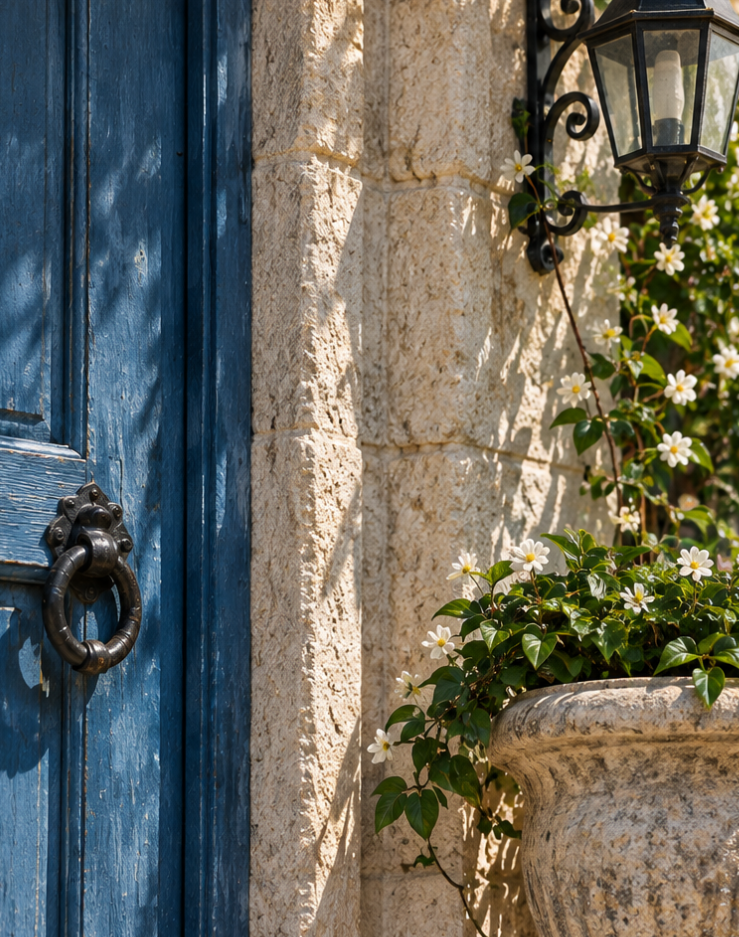
#> input picture opencv_ozellik_eslestirme/images/detay.png, 739 x 937 px
$ python kose_anahtar_nokta_tespiti.py
#> lines starting #> are read from the running program, lines starting #| are printed output that depends on the picture; after the words box and inside, x2 and y2 are one past the last pixel; in counts of white or black regions, pixels touching at a corner belong together
import cv2
import numpy as np

image = cv2.imread("images/detay.png")
#> image is the input picture: shape (937, 739, 3); mean B, G, R 91.2, 102.3, 103

# iki farklı sonucu ayrı ayrı gösterebilmek için kopyalar oluştur
corner_result = image.copy()
keypoint_result = image.copy()

# gray scale
gray = cv2.cvtColor(image, cv2.COLOR_BGR2GRAY)
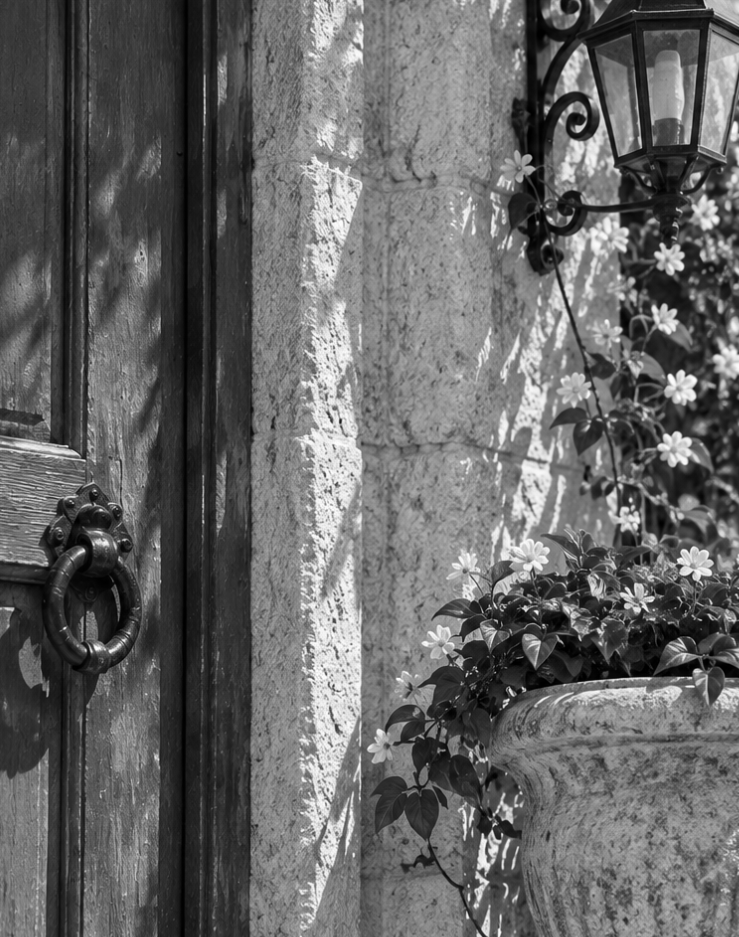
#> gray: shape (937, 739); min 0, max 255, mean 101.2

# köşe hesabı
# maxCorners: bulunabilecek maksimum köşe sayısı
# qualityLevel: en güçlü köşeye göre kabul edilecek min kalite oranı
# minDistance: bulunan iki köşe arası min piksel mesafesi
# blockSize: köşe hesabında kullanılacak komşuluk alanı
corners = cv2.goodFeaturesToTrack(gray, maxCorners=30, qualityLevel=0.1, minDistance=40, blockSize=3)
#> corners = 30 rows, first 8: [482, 833], [508, 699], [537, 614], [708, 558], [335, 622], [682, 437], [337, 482], [67, 446]

if corners is not None:
    corners = np.int32(corners)
#> corners = contour of 30 points, box (x1, y1, x2, y2) (13, 7, 736, 838), area 8125

    for corner in corners:
        x, y = corner.ravel()
        cv2.circle(corner_result, (x, y), 5, (0, 0, 255), -1)
#> this loop made 30 passes
#> (x, y) on passes 1 to 12: (482, 833), (508, 699), (537, 614), (708, 558), (335, 622), (682, 437), (337, 482), (67, 446), (681, 192), (704, 7), (340, 418), (685, 376)
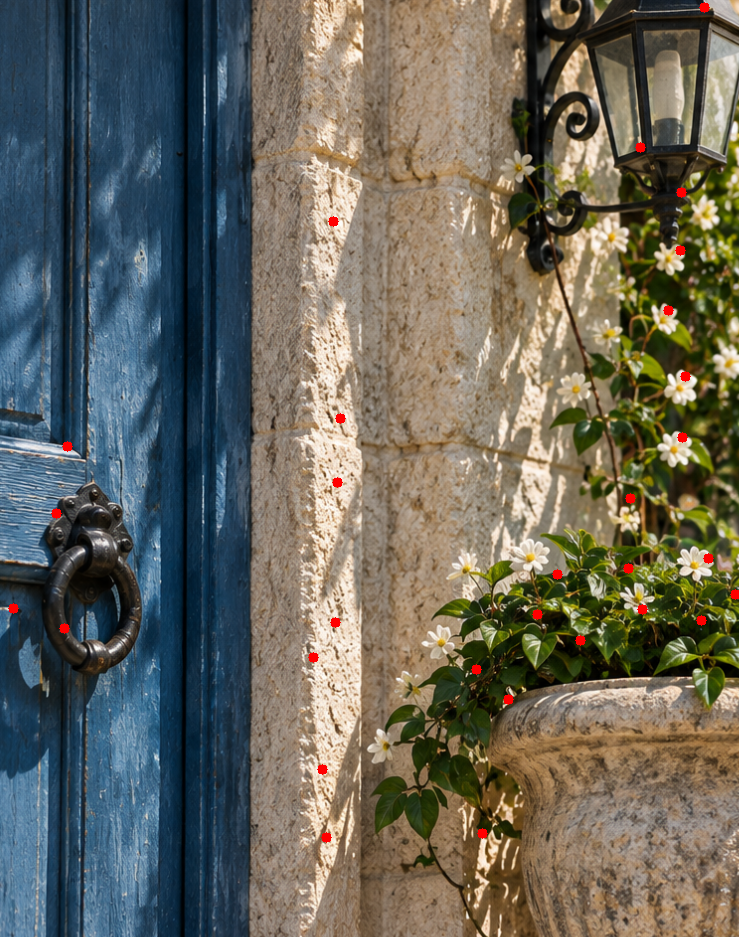
#> corner_result: shape (937, 739, 3); 0.35% of pixels changed, all inside (x1, y1, x2, y2) = (8, 2, 739, 843)

# feature detector
# threshold: FAST için merkez ve çevre pikseller arasında ki min yoğunluk
# nonmaxSupression: birbirine çok yakın zayıf noktaları bastır
fast = cv2.FastFeatureDetector_create(threshold = 95, nonmaxSuppression = True)

# fast ile anahtar noktaları tespit et
keypoints = fast.detect(gray, None)
#> keypoints = 418 keypoints; strongest (x, y, size): (525, 610, 7), (535, 611, 7), (502, 834, 7), (64, 628, 7)

# DRAW_MATCHES_FLAGS_DRAW_RICH_KEYPOINTS: anahtar noktaların konum ve ölçek bilgilerini daha belirgin yap
keypoint_result = cv2.drawKeypoints(image, keypoints, None, color = (0, 255, 0), flags=cv2.DRAW_MATCHES_FLAGS_DRAW_RICH_KEYPOINTS)
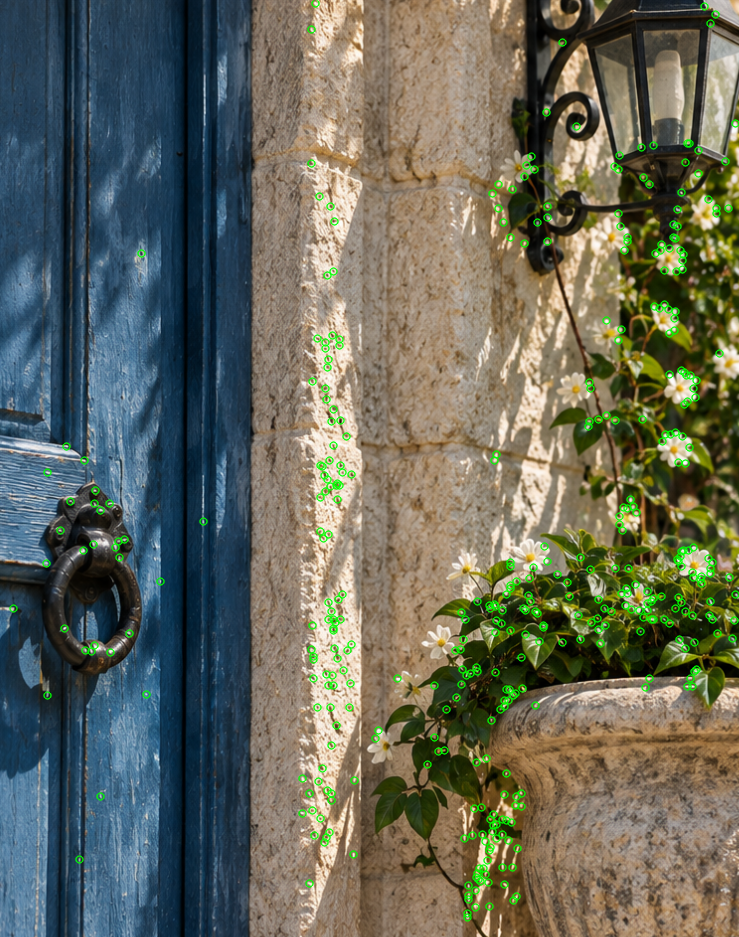
#> keypoint_result: shape (937, 739, 3); mean B, G, R 89.8, 104.3, 101

cv2.imshow("orijinal", image)
cv2.imshow("kose noktalari", corner_result)
cv2.imshow("fast anahtar noktalari", keypoint_result)

cv2.imwrite("outputs/kose_noktalari.jpg", corner_result)
cv2.imwrite("outputs/anahtar_noktalari.jpg", keypoint_result)

cv2.waitKey(0)
cv2.destroyAllWindows()

$ run again, with opencv_ozellik_eslestirme/images/referans.png copied over opencv_ozellik_eslestirme/images/detay.png
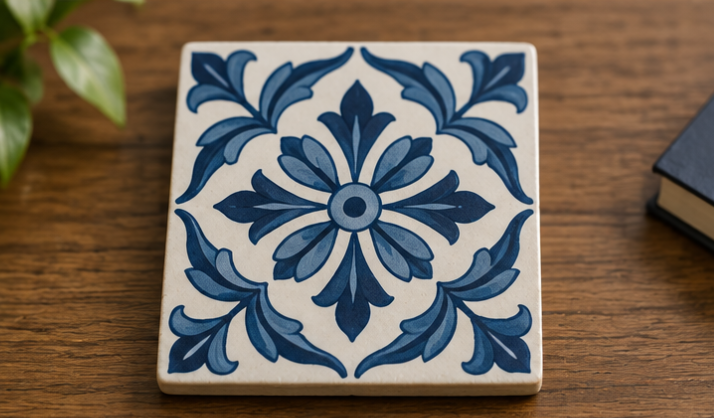
#> input picture opencv_ozellik_eslestirme/images/referans.png, 714 x 418 px
#> image is the input picture: shape (418, 714, 3); mean B, G, R 86, 99.3, 111.5
#> `corners = cv2.goodFeaturesToTrack(gray, maxCorners=30, qualityLevel=0...`: corners = 30 rows, first 8: [379, 194], [420, 356], [204, 364], [457, 308], [413, 277], [350, 233], [330, 194], [260, 170]
#> `corners = np.int32(corners)`: corners = contour of 30 points, box (x1, y1, x2, y2) (183, 59, 519, 365), area 26050
#> the loop `for corner in corners:` made 30 passes
#> after the loop `for corner in corners:`:
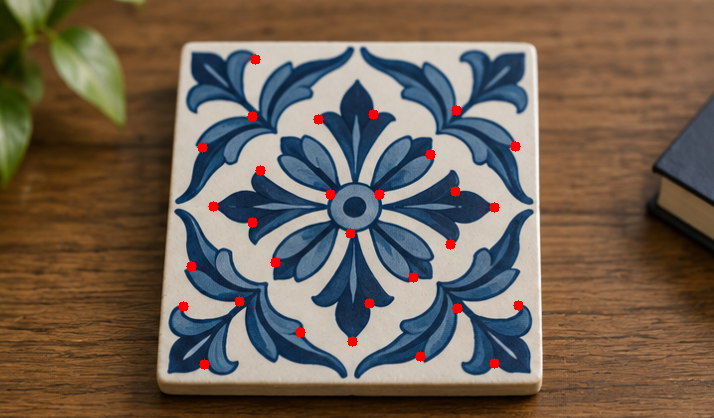
#> corner_result: shape (418, 714, 3); 0.81% of pixels changed, all inside (x1, y1, x2, y2) = (178, 54, 524, 370)
#> keypoints = 102 keypoints; strongest (x, y, size): (214, 206, 7), (204, 364, 7), (350, 233, 7), (380, 194, 7)
#> `keypoint_result = cv2.drawKeypoints(image, keypoints, None, color = (0..`:
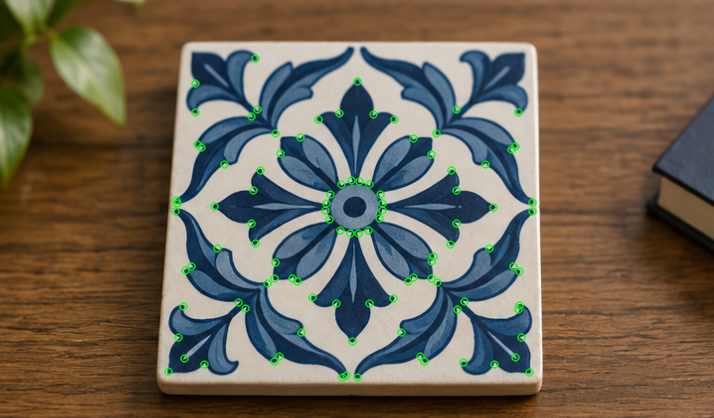
#> keypoint_result: shape (418, 714, 3); mean B, G, R 84.9, 100.5, 110.6

$ run again, with opencv_ozellik_eslestirme/images/sahne.png copied over opencv_ozellik_eslestirme/images/detay.png
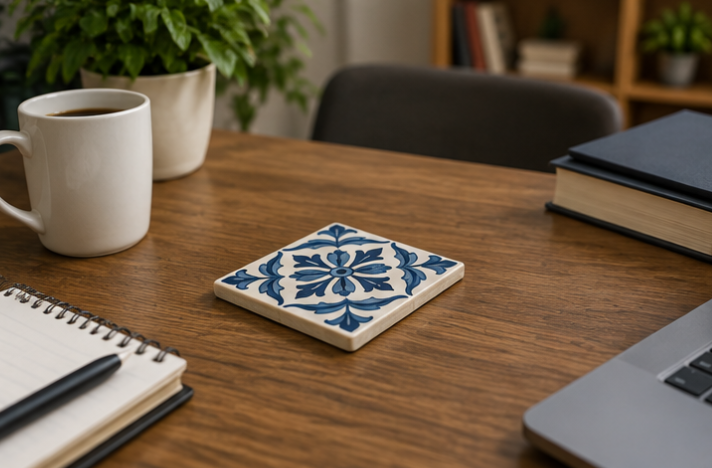
#> input picture opencv_ozellik_eslestirme/images/sahne.png, 712 x 468 px
#> image is the input picture: shape (468, 712, 3); mean B, G, R 68.8, 90.2, 109.1
#> `gray = cv2.cvtColor(image, cv2.COLOR_BGR2GRAY)`:
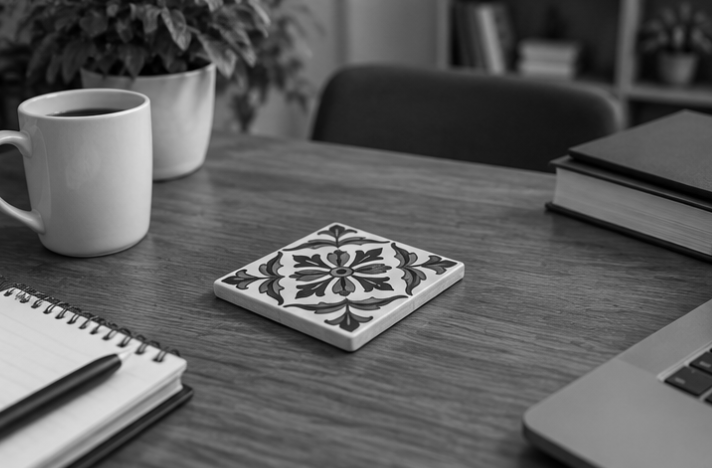
#> gray: shape (468, 712); min 0, max 243, mean 93.4
#> `corners = cv2.goodFeaturesToTrack(gray, maxCorners=30, qualityLevel=0...`: corners = 19 rows, first 8: [246, 270], [381, 248], [44, 312], [411, 294], [294, 266], [456, 263], [325, 321], [372, 317]
#> `corners = np.int32(corners)`: corners = contour of 19 points, box (x1, y1, x2, y2) (4, 68, 711, 382), area 48577
#> the loop `for corner in corners:` made 19 passes
#> after the loop `for corner in corners:`:
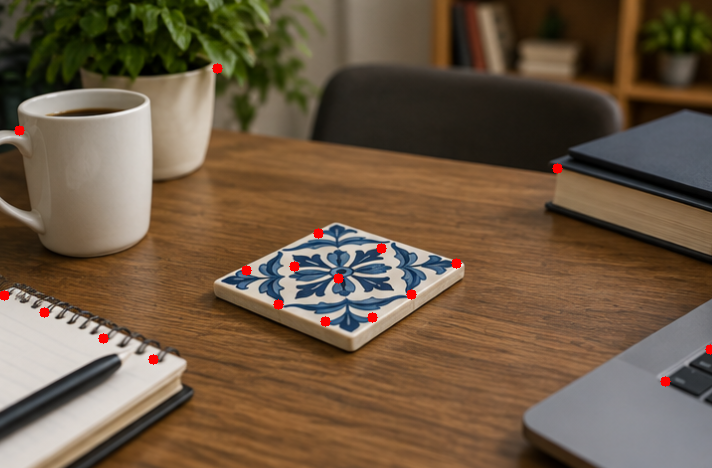
#> corner_result: shape (468, 712, 3); 0.45% of pixels changed, all inside (x1, y1, x2, y2) = (0, 63, 712, 387)
#> keypoints = 93 keypoints; strongest (x, y, size): (245, 270, 7), (382, 258, 7), (392, 289, 7), (44, 312, 7)
